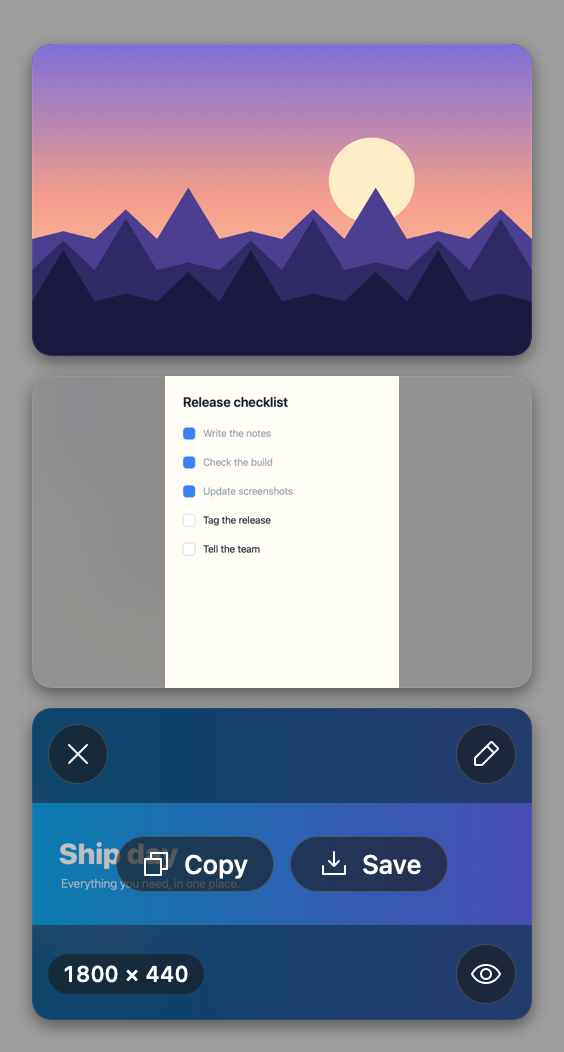
#> input picture docs/screenshots/stack-dark.png, 564 x 1052 px, given in place of editor-light@2x.png, which was not available
$ python compose.py ../../docs/screenshots/stack-dark.png ../../docs/screenshots/stack-light.png
#> lines starting #> are read from the running program, lines starting #| are printed output that depends on the picture; after the words box and inside, x2 and y2 are one past the last pixel; in counts of white or black regions, pixels touching at a corner belong together
#> in raw, returned value is the input picture: PIL image 564x1052 RGB; mean R, G, B 126.4, 128.1, 150.7
"""Composes the README screenshots from the app's own in-process renders.

Usage: python3 scripts/screenshots/compose.py <raw-folder> <docs/screenshots>
Needs Pillow (pip install pillow). Called by scripts/screenshots/make-screenshots.sh.

The renders come from the app itself (editor script snapshots, the stack
self-test, the Settings snapshot run). They show the window's content and
title bar without the window's rounded corners or shadow, so this adds both
(corner radius and shadow approximate the system's) and places the window on
a neutral backdrop. Nothing inside the window is changed.
"""
import os
import sys

try:
    from PIL import Image, ImageChops, ImageDraw, ImageFilter
except ImportError:
    sys.exit("compose.py needs Pillow: python3 -m pip install pillow")

RAW, OUT = sys.argv[1], sys.argv[2]
os.makedirs(OUT, exist_ok=True)
LIMIT = 400 * 1024


def rounded(img, radius):
#> called with radius = 24
    mask = Image.new("L", img.size, 0)
#> mask: PIL image 564x1052 L; every value is 0
    ImageDraw.Draw(mask).rounded_rectangle([0, 0, img.width - 1, img.height - 1], radius, fill=255)
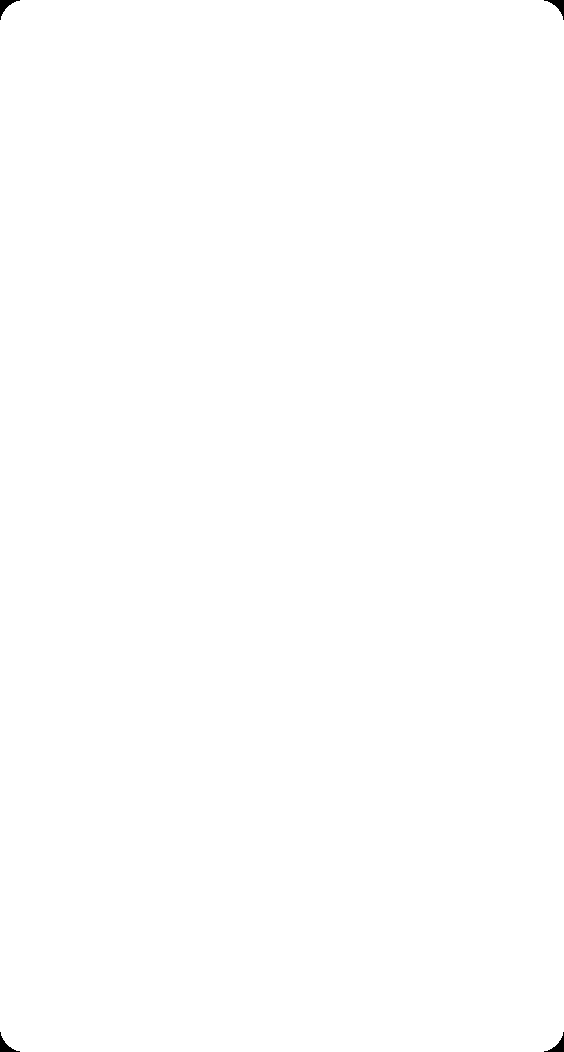
#> mask: PIL image 564x1052 L; 99.9% white; 4 black regions, box (x1, y1, x2, y2) and area: (0, 0, 20, 20) 131, (544, 0, 564, 20) 131, (0, 1032, 20, 1052) 131, (544, 1032, 564, 1052) 131
    out = img.convert("RGBA")
    out.putalpha(mask)
    return out


def framed(img, scale, backdrop, pad=48, radius=12, edge=None):
    """The window with rounded corners, a hairline edge and a soft shadow on a plain backdrop."""
    win = rounded(img, radius * scale)
    if edge:
        ImageDraw.Draw(win).rounded_rectangle([0, 0, win.width - 1, win.height - 1], radius * scale, outline=edge, width=scale)
    p = pad * scale
    canvas = Image.new("RGBA", (win.width + 2 * p, win.height + 2 * p), backdrop)
    shadow = Image.new("RGBA", canvas.size, (0, 0, 0, 0))
#> shadow: PIL image 756x1244 RGBA; every value is 0
    alpha = win.split()[3].point(lambda a: int(a * 0.32))
    shadow.paste((0, 0, 0, 255), (p, p + 10 * scale), alpha)
    shadow = shadow.filter(ImageFilter.GaussianBlur(18 * scale))
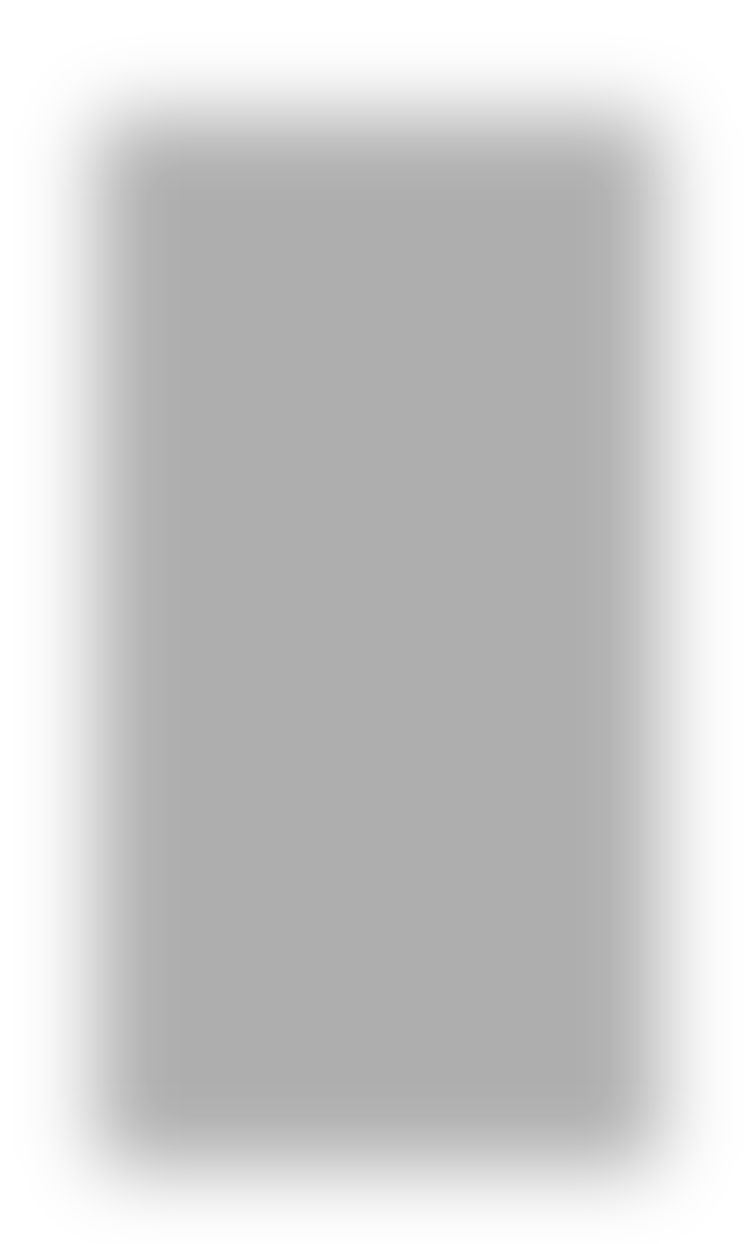
#> shadow: PIL image 756x1244 RGBA; mean R, G, B, A 0, 0, 0, 51.1; transparent parts drawn white
    canvas = Image.alpha_composite(canvas, shadow)
    canvas.alpha_composite(win, (p, p))
    return canvas


def save(img, name, max_width=None):
    """Saves a PNG under the size limit: full colour if it fits, else 256 colours."""
#> called with name = 'editor-light.png', max_width = 1600
    if max_width and img.width > max_width:
        img = img.resize((max_width, round(img.height * max_width / img.width)), Image.LANCZOS)
    path = os.path.join(OUT, name)
    rgb = img.convert("RGB")
    rgb.save(path, optimize=True)
    if os.path.getsize(path) > LIMIT:
        rgb.quantize(256, method=Image.Quantize.MEDIANCUT, dither=Image.Dither.FLOYDSTEINBERG).save(path, optimize=True)
    size = os.path.getsize(path)
#> size = 121066
    print(f"{name}: {img.width}×{img.height}, {size // 1024} KB{'  (over 400 KB)' if size > LIMIT else ''}")
#| editor-light.png: 756×1244, 118 KB


def raw(name):
    return Image.open(os.path.join(RAW, name))


LIGHT, DARK = (232, 234, 238, 255), (36, 38, 43, 255)
DARK_EDGE = (255, 255, 255, 40)

# Hero and editor: the annotated capture in light and dark.
save(framed(raw("editor-light@2x.png"), 2, LIGHT), "editor-light.png", 1600)
save(framed(raw("editor-dark@2x.png"), 2, DARK, edge=DARK_EDGE), "editor-dark.png", 1600)
#> call 2 of raw, with name = 'editor-dark@2x.png'
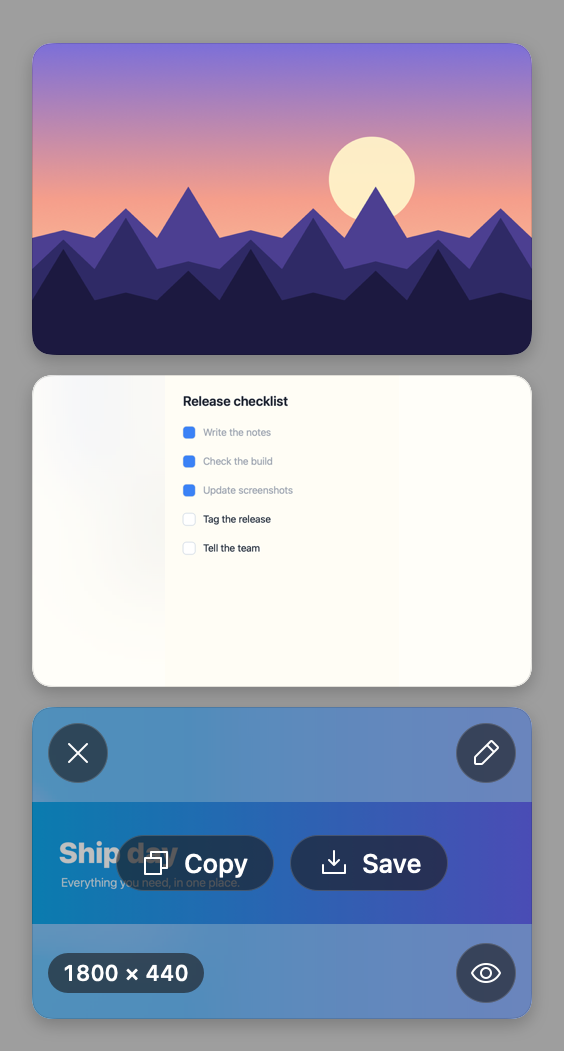
#> input picture docs/screenshots/stack-light.png, 564 x 1051 px, given in place of editor-dark@2x.png, which was not available
#> in raw, returned value is the input picture: PIL image 564x1051 RGB; mean R, G, B 152.2, 154.8, 177.7
#> call 2 of framed, with scale = 2, backdrop = (36, 38, 43, 255), pad = 48, radius = 12, edge = (255, 255, 255, 40)
#> in rounded (call 2), `mask = Image.new("L", img.size, 0)`: mask: PIL image 564x1051 L; every value is 0
#> in rounded (call 2), `ImageDraw.Draw(mask).rounded_rectangle([0, 0, img.width - 1, img.heigh..`: mask: PIL image 564x1051 L; 99.9% white; 4 black regions, box (x1, y1, x2, y2) and area: (0, 0, 20, 20) 131, (544, 0, 564, 20) 131, (0, 1031, 20, 1051) 131, (544, 1031, 564, 1051) 131
#> in framed (call 2), `shadow = Image.new("RGBA", canvas.size, (0, 0, 0, 0))`: shadow: PIL image 756x1243 RGBA; every value is 0
#> in framed (call 2), `alpha = win.split()[3].point(lambda a: int(a * 0.32))`:
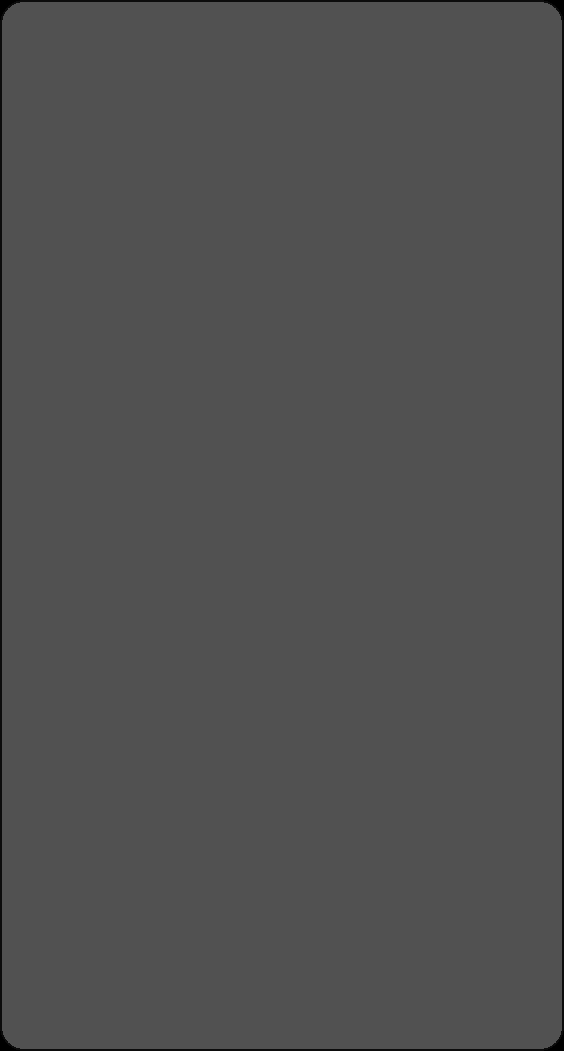
#> alpha: PIL image 564x1051 L; min 0, max 81, mean 80.2
#> in framed (call 2), `canvas.alpha_composite(win, (p, p))`:
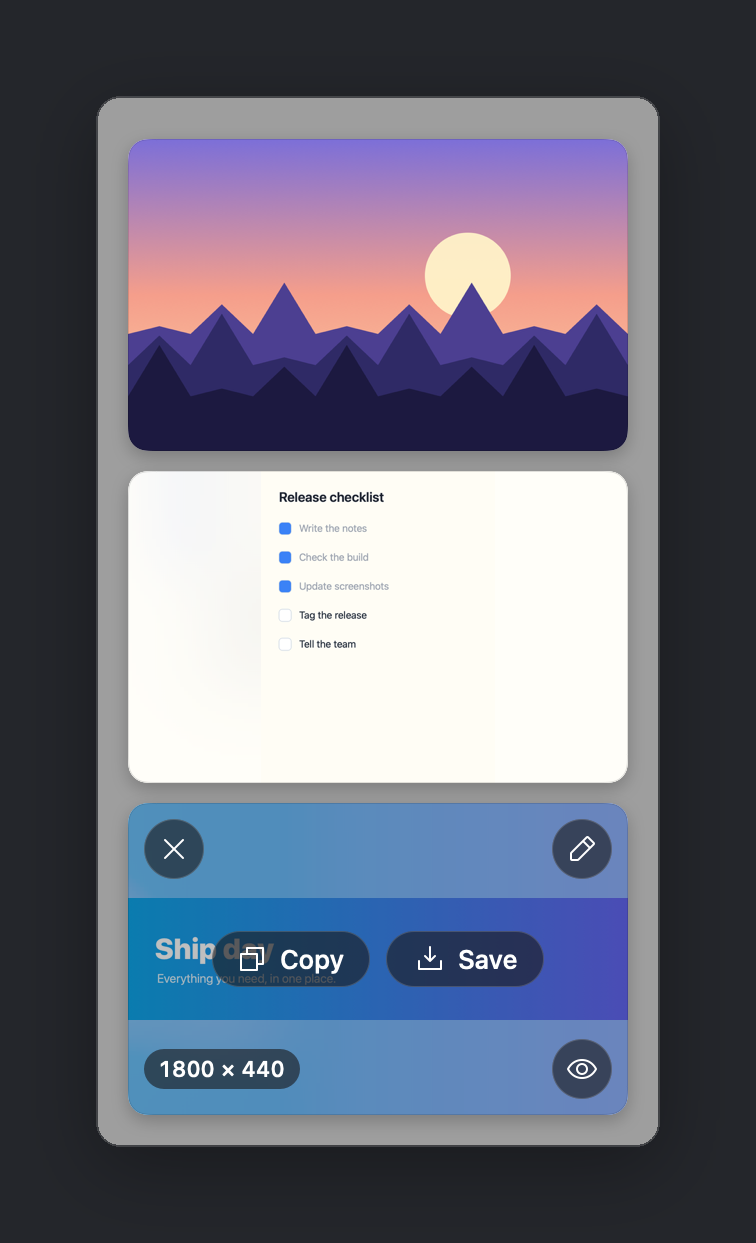
#> canvas: PIL image 756x1243 RGBA; mean R, G, B, A 108, 110.4, 126.7, 255
#| editor-dark.png: 756×1243, 111 KB

# Background panel and the exported result.
save(framed(raw("background-light@2x.png"), 2, LIGHT), "background-panel.png", 1600)
#> call 3 of framed, with scale = 2, backdrop = (232, 234, 238, 255), pad = 48, radius = 12
#> in framed (call 3), `canvas.alpha_composite(win, (p, p))`:
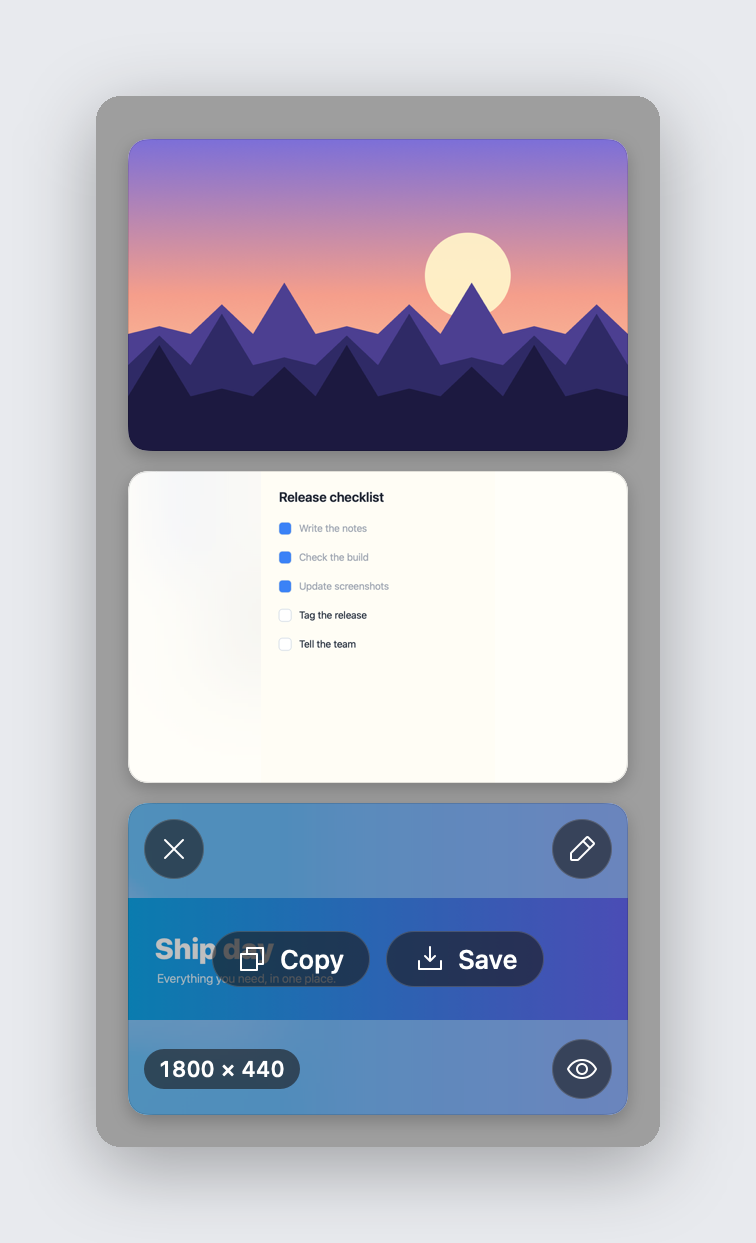
#> canvas: PIL image 756x1243 RGBA; mean R, G, B, A 177.9, 180.2, 196.1, 255
#| background-panel.png: 756×1243, 117 KB
save(framed(raw("background-dark@2x.png"), 2, DARK, edge=DARK_EDGE), "background-panel-dark.png", 1600)
#> (the run stopped early here; a loop or call above may not have finished)
